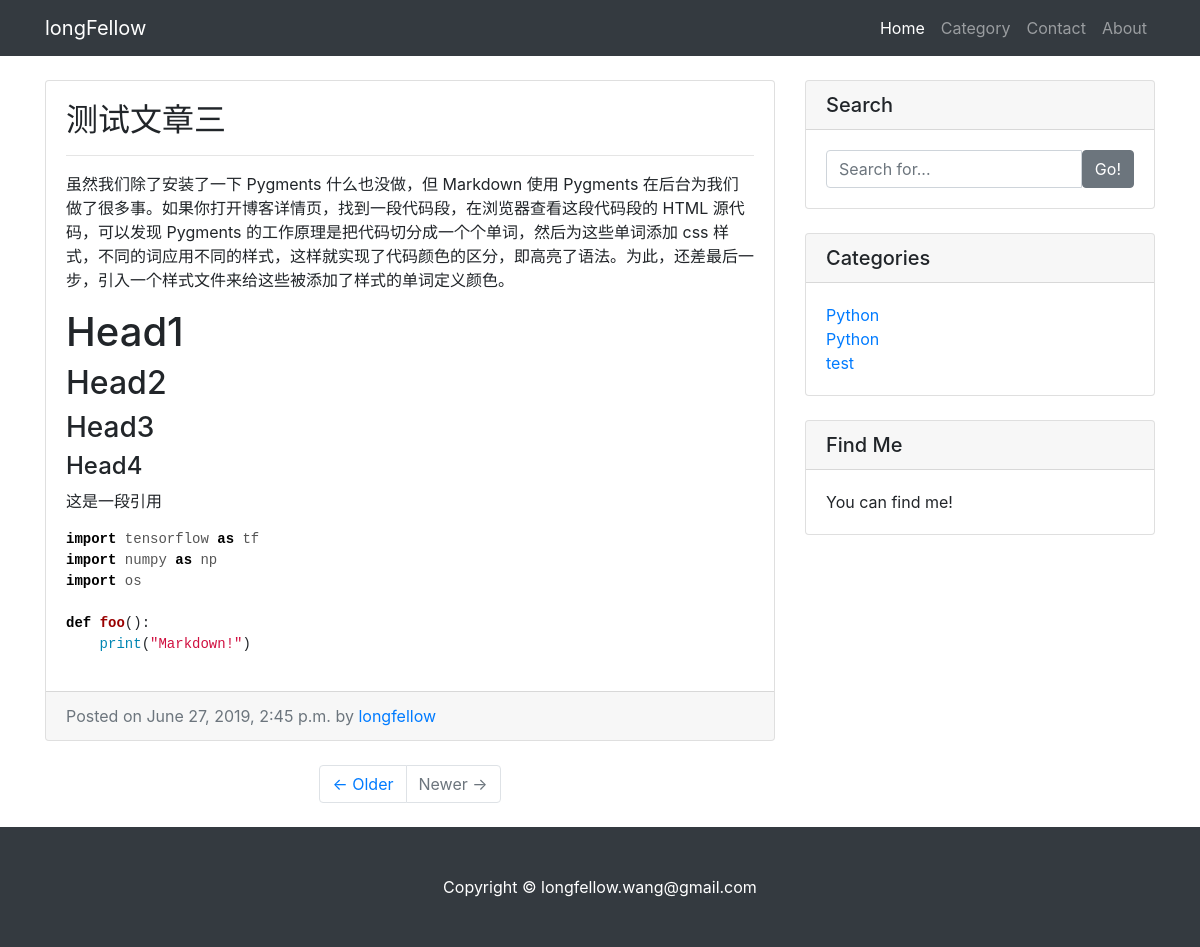
Screenshot of /post/3/ with the database file from the repository.
### longfellow/models.py (models this page shows, shortened)
class Article(models.Model):
    title = models.CharField(max_length=70)
    content = models.TextField()
    created_time = models.DateTimeField()
    modified_time = models.DateTimeField()
    category = models.ForeignKey(Category, on_delete=models.CASCADE)
    tags = models.ManyToManyField(Tag, blank=True)
    excerpt = models.CharField(max_length=200, blank=True)
    author = models.ForeignKey(User, on_delete=models.CASCADE)

class Category(models.Model):
    name = models.CharField(max_length=100)

### longfellow/views.py (the view)
# urls.py: url(r'^post/(?P<pk>[0-9]+)/$', views.detail, name='detail'),
def detail(request, pk):
    article = get_object_or_404(Article, pk=pk)
    article.content = markdown.markdown(article.content,
                                        extensions=[
                                            'markdown.extensions.extra',
                                            'markdown.extensions.codehilite',
                                            'markdown.extensions.toc',
                                        ])
    category_list = Category.objects.all()
    return render(request, 'longfellow/detail.html', context={'article': article,
        'category_list': category_list})

### longfellow/templates/longfellow/detail.html (shortened to what this page needs)
{% extends 'base.html' %}
{% block main %}
<div class="card mb-4">
    <div class="card-body">
        <h2 class="card-title">{{ article.title }}</h2>
        <hr>
        <p class="card-text">{{ article.content|safe }}</p>
    </div>
    <div class="card-footer text-muted">
        Posted on {{ article.created_time }} by
        <a href="/about.html">{{ article.author }}</a>
    </div>
</div>
{% endblock main %}
{% block pagination %}
<ul class="pagination justify-content-center mb-4">
    <li class="page-item">
        <a class="page-link" href="#">&larr; Older</a>
    </li>
    <li class="page-item disabled">
        <a class="page-link" href="#">Newer &rarr;</a>
    </li>
</ul>
{% endblock pagination %}

### longfellow/templates/base.html (shortened to what this page needs)
{% load staticfiles %}
<!DOCTYPE html>
<html lang="en">
<head>
  <link href="{% static 'vendor/bootstrap/css/bootstrap.min.css' %}" rel="stylesheet">
  <link href="{% static 'css/blog-home.css' %}" rel="stylesheet">
  <link href="{% static 'vendor/bootstrap/highlights/github.css' %}" rel="stylesheet">
</head>
<body>
  <nav class="navbar navbar-expand-lg navbar-dark bg-dark fixed-top">
    <div class="container">
      <a class="navbar-brand" href="/">longFellow</a>
      <div class="collapse navbar-collapse" id="navbarResponsive">
        <ul class="navbar-nav ml-auto">
          <li class="nav-item active">
            <a class="nav-link" href="/">Home
            </a>
          </li>
          <li class="nav-item">
            <a class="nav-link" href="/category.html">Category</a>
          </li>
          <li class="nav-item">
            <a class="nav-link" href="#">Contact</a>
          </li>
          <li class="nav-item">
            <a class="nav-link" href="/about.html">About</a>
          </li>
        </ul>
      </div>
    </div>
  </nav>
  <div class="container">
    <div class="row">
      <div class="col-md-8">
        {% block main %}
        {% endblock main %}
        {% block pagination %}
        {% endblock pagination %}
      </div>
      <div class="col-md-4">
        <div class="card my-4">
          <h5 class="card-header">Search</h5>
          <div class="card-body">
            <div class="input-group">
              <input type="text" class="form-control" placeholder="Search for...">
              <span class="input-group-btn">
                <button class="btn btn-secondary" type="button">Go!</button>
              </span>
            </div>
          </div>
        </div>
        <div class="card my-4">
          <h5 class="card-header">Categories</h5>
          <div class="card-body">
            <div class="row">
              <div class="col-lg-6">
                <ul class="list-unstyled mb-0">
                  {% for category in category_list %}
                  <li>
                    <a href="#">{{ category.name }}</a>
                  </li>
                  {% endfor %}
                </ul>
              </div>
            </div>
          </div>
        </div>
        <div class="card my-4">
          <h5 class="card-header">Find Me</h5>
          <div class="card-body">
            You can find me!
          </div>
        </div>
      </div>
    </div>
  </div>
  <footer class="py-5 bg-dark">
    <div class="container">
      <p class="m-0 text-center text-white">Copyright &copy; longfellow.wang@gmail.com</p>
    </div>
  </footer>
</body>
</html>

### longfellow/static/css/blog-home.css (style rules this page uses)
body { padding-top: 56px; }

### rows the page displays
Article: title "测试文章三", content "虽然我们除了安装了一下 Pygments 什么也没做，但 Markdown 使用 Pygments 在后台为我们做了很多事。如果你打开博客详情页，找到一段代码段，在浏览器查看这段代码段的 HTML 源代码，可以发现 Pygments 的工作原理是把代码切分成一个个单词，然后为这些单词添加 css 样式，不同的词应用不同的样式，这样就实现了代码颜色的区分，即高亮了语法。为此，还差最后一步，引入一个样式文件来给这些被添加了样式的单词定义颜色。 Head1 Head2 Head3 Head4 这是一段引用 import tensorflow as tf import numpy as np import os def foo (): print ( \"Markdown!\" )", created_time "June 27, 2019, 2:45 p.m.", author "longfellow"
Category: name "Python"
Category: name "Python"
Category: name "test"
